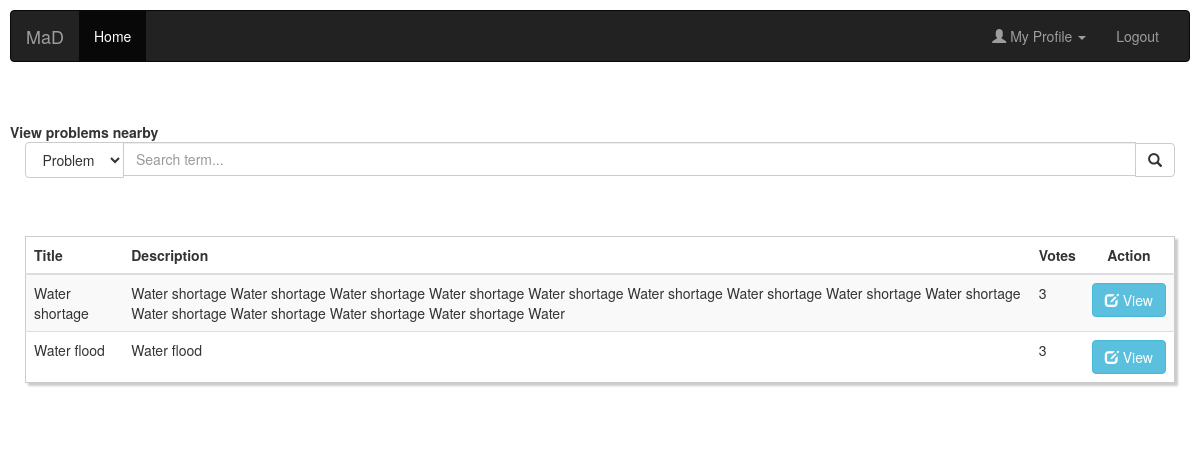
Page /govt_home.php (signed in) on the committed database.
### tables this page shows
CREATE TABLE IF NOT EXISTS `Problem` (
  `pID` int(11) NOT NULL AUTO_INCREMENT,
  `cID` int(11) NOT NULL,
  `title` varchar(50) NOT NULL,
  `description` varchar(200) NOT NULL,
  `to_whom` int(11) NOT NULL COMMENT 'Will have gID as foreign key',
  `city` varchar(30) DEFAULT NULL,
  `district` varchar(30) NOT NULL,
  `state` varchar(30) NOT NULL,
  `pin_code` varchar(7) NOT NULL,
  `date_created` datetime NOT NULL,
  `votes` int(11) NOT NULL DEFAULT '0',
  PRIMARY KEY (`pID`)
);

### govt_home.php (the view, shortened to what this page needs)
<?php
	require_once('connection.php');
?>
<!DOCTYPE html>
<html>
	<head>
    <link rel="stylesheet" href="http://maxcdn.bootstrapcdn.com/bootstrap/3.3.5/css/bootstrap.min.css">
    <link href="css/home.css" rel="stylesheet" type="text/css" />
	</head>
<body>
<nav class="navbar navbar-inverse">
  <div class="container-fluid">
    <div class="navbar-header">
      <a class="navbar-brand" href="#">MaD</a>
    </div>
    <div class="collapse navbar-collapse" id="myNavbar">
      <ul class="nav navbar-nav">
        <li class="active"><a href="#">Home</a></li>
      </ul>
      <ul class="nav navbar-nav navbar-right">
        <li class="dropdown show-on-hover">
            <a href="#" class="dropdown-toggle" data-toggle="dropdown" role="button" aria-haspopup="true" aria-expanded="false"><span class="glyphicon glyphicon-user"></span> My Profile <span class="caret"></span></a>
        </li>
        <li><a href="logout.php">Logout</a></li>
      </ul>
    </div>
  </div>
</nav>
<br><br>
<b>View problems nearby</b>
<div class="container-fluid">
  <div class="row content">
    <div class="col-md-12 ">
      <form action="#" method="get" id="searchForm" class="input-group">
        <div class="input-group-btn search-panel">
            <select name="search_param" id="search_param" class="btn btn-default dropdown-toggle" data-toggle="dropdown">
                <option value="all">Problem</option>
            </select>
        </div>
        <input type="text" class="form-control" name="x" placeholder="Search term...">
        <span class="input-group-btn">
            <button class="btn btn-default" type="submit">
               <span class="glyphicon glyphicon-search"></span>
            </button>
        </span>
      </form>
      <table class="table table-striped custab">
      <thead>
        <tr>
            <th>Title</th>
            <th>Description</th>
            <th>Votes</th>
            <th class="text-center">Action</th>
        </tr>
      </thead>
      <tbody>
      <?php
      $gID = $_SESSION['SESS_MEMBER_ID'];
      $query="SELECT * FROM Problem where to_whom='$gID'";
      $result=mysqli_query($link, $query);
      $num_rows = mysqli_num_rows($result);
      ?>
      <?php if($result > 0) { ?>
      <?php if ($num_rows > 0) { ?>
      	<?php	while($problem = mysqli_fetch_assoc($result)) : ?>
         		 <?php if ($num_rows > 0) { ?>
             <?php
             	$votes=$problem['votes'];
         			$query_1 = "SELECT cID FROM Citizen where district = '".$problem['district']."' and state = '".$problem['state']."' ";
         			$result_1 = mysqli_query($link, $query_1);
         			$number_users = mysqli_num_rows($result_1);
              ?>
         			<?php if($votes > $number_users/2) { ?>
              <?php
              	echo '<tr>';
                echo '<td> '.$problem['title'].' </td>';
                echo '<td> '.$problem['description'].'</td>';
                echo '<td> '.$problem['votes'].'</td>';
                $pID = $problem['pID'];
              ?>
              <td class="text-center"><a class='btn btn-info btn-md' href="problem.php?pID=<?php echo $pID;?>"><span class="glyphicon glyphicon-edit"></span> View</a></td>
              </tr>
             <?php } ?>
         		 <?php } ?>
            <?php endwhile; ?>
         <?php } ?>
      <?php } ?>
      </tbody>
      </table>
      </div>
      </div>
      </div>
</body>
</html>

### css/home.css (style rules this page uses)
body { padding:10px; }
.custab { border: 1px solid #ccc; padding: 5px; margin: 5% 0; box-shadow: 3px 3px 2px #ccc; transition: 0.5s; }

### rows in the picture
problem: title "Water shortage", description "Water shortage Water shortage Water shortage Water shortage Water shortage Water shortage Water shortage Water shortage Water shortage Water shortage Water shortage Water shortage Water shortage Water", votes "3"
problem: title "Water flood", description "Water flood", votes "3"
